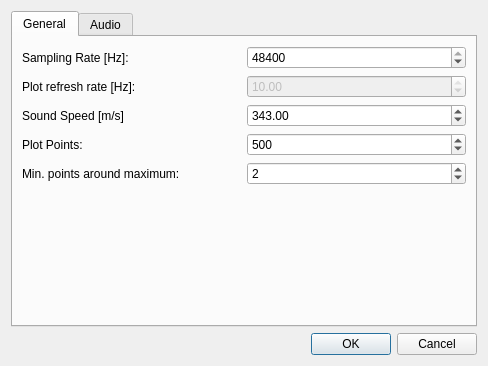
<?xml version="1.0" encoding="UTF-8"?>
<ui version="4.0">
 <class>PreferencesWindow</class>
 <widget class="QDialog" name="PreferencesWindow">
  <property name="geometry">
   <rect>
    <x>0</x>
    <y>0</y>
    <width>488</width>
    <height>366</height>
   </rect>
  </property>
  <property name="windowTitle">
   <string>Preferences</string>
  </property>
  <layout class="QGridLayout" name="gridLayout">
   <item row="0" column="0">
    <layout class="QVBoxLayout" name="verticalLayout">
     <item>
      <widget class="QTabWidget" name="tabWidget_audio">
       <property name="currentIndex">
        <number>0</number>
       </property>
       <widget class="QWidget" name="tab">
        <attribute name="title">
         <string>General</string>
        </attribute>
        <layout class="QGridLayout" name="gridLayout_3">
         <item row="0" column="0">
          <layout class="QGridLayout" name="gridLayout_2">
           <item row="3" column="0">
            <widget class="QLabel" name="label_plotPointsCount">
             <property name="text">
              <string>Plot Points:</string>
             </property>
            </widget>
           </item>
           <item row="1" column="0">
            <widget class="QLabel" name="label_refreshRate">
             <property name="text">
              <string>Plot refresh rate [Hz]:</string>
             </property>
            </widget>
           </item>
           <item row="0" column="0">
            <widget class="QLabel" name="label_sampling">
             <property name="text">
              <string>Sampling Rate [Hz]:</string>
             </property>
            </widget>
           </item>
           <item row="1" column="1">
            <widget class="QDoubleSpinBox" name="doubleSpinBox_plotRefreshRate">
             <property name="enabled">
              <bool>false</bool>
             </property>
             <property name="decimals">
              <number>2</number>
             </property>
             <property name="minimum">
              <double>0.100000000000000</double>
             </property>
             <property name="maximum">
              <double>10.000000000000000</double>
             </property>
             <property name="value">
              <double>10.000000000000000</double>
             </property>
            </widget>
           </item>
           <item row="2" column="0">
            <widget class="QLabel" name="label_soundSpeed">
             <property name="text">
              <string>Sound Speed [m/s]</string>
             </property>
            </widget>
           </item>
           <item row="0" column="1">
            <widget class="QDoubleSpinBox" name="doubleSpinBox_sampling">
             <property name="decimals">
              <number>0</number>
             </property>
             <property name="minimum">
              <double>1.000000000000000</double>
             </property>
             <property name="maximum">
              <double>48400.000000000000000</double>
             </property>
             <property name="value">
              <double>48400.000000000000000</double>
             </property>
            </widget>
           </item>
           <item row="2" column="1">
            <widget class="QDoubleSpinBox" name="doubleSpinBox_soundSpeed">
             <property name="decimals">
              <number>2</number>
             </property>
             <property name="minimum">
              <double>0.100000000000000</double>
             </property>
             <property name="maximum">
              <double>1000.000000000000000</double>
             </property>
             <property name="value">
              <double>343.000000000000000</double>
             </property>
            </widget>
           </item>
           <item row="4" column="0">
            <widget class="QLabel" name="label_plotPointsCount_2">
             <property name="text">
              <string>Min. points around maximum:</string>
             </property>
            </widget>
           </item>
           <item row="3" column="1">
            <widget class="QSpinBox" name="spinBox_plotPointsCount">
             <property name="toolTip">
              <string>&lt;html&gt;&lt;head/&gt;&lt;body&gt;&lt;p&gt;Defines maximal number of points that will be plotted. The program will still calculate and save spectra at full resolution.&lt;/p&gt;&lt;/body&gt;&lt;/html&gt;</string>
             </property>
             <property name="minimum">
              <number>10</number>
             </property>
             <property name="maximum">
              <number>40000</number>
             </property>
             <property name="value">
              <number>500</number>
             </property>
            </widget>
           </item>
           <item row="4" column="1">
            <widget class="QSpinBox" name="spinBox_maximumMinPoints">
             <property name="toolTip">
              <string>&lt;html&gt;&lt;head/&gt;&lt;body&gt;&lt;p&gt;Defines minimal number of points around a peak in order to identify local maximum.&lt;/p&gt;&lt;/body&gt;&lt;/html&gt;</string>
             </property>
             <property name="minimum">
              <number>1</number>
             </property>
             <property name="maximum">
              <number>100</number>
             </property>
             <property name="value">
              <number>2</number>
             </property>
            </widget>
           </item>
          </layout>
         </item>
         <item row="3" column="0">
          <spacer name="verticalSpacer">
           <property name="orientation">
            <enum>Qt::Vertical</enum>
           </property>
           <property name="sizeHint" stdset="0">
            <size>
             <width>20</width>
             <height>155</height>
            </size>
           </property>
          </spacer>
         </item>
        </layout>
       </widget>
       <widget class="QWidget" name="tab_2">
        <attribute name="title">
         <string>Audio</string>
        </attribute>
        <layout class="QGridLayout" name="gridLayout_4">
         <item row="0" column="0">
          <layout class="QHBoxLayout" name="horizontalLayout_2">
           <item>
            <widget class="QLabel" name="label">
             <property name="text">
              <string>Audio Input Device:</string>
             </property>
            </widget>
           </item>
           <item>
            <widget class="QComboBox" name="comboBox">
             <item>
              <property name="text">
               <string>Default</string>
              </property>
             </item>
            </widget>
           </item>
          </layout>
         </item>
         <item row="1" column="0">
          <spacer name="verticalSpacer_2">
           <property name="orientation">
            <enum>Qt::Vertical</enum>
           </property>
           <property name="sizeHint" stdset="0">
            <size>
             <width>20</width>
             <height>228</height>
            </size>
           </property>
          </spacer>
         </item>
        </layout>
       </widget>
      </widget>
     </item>
     <item>
      <layout class="QHBoxLayout" name="horizontalLayout">
       <item>
        <spacer name="horizontalSpacer">
         <property name="orientation">
          <enum>Qt::Horizontal</enum>
         </property>
         <property name="sizeHint" stdset="0">
          <size>
           <width>40</width>
           <height>20</height>
          </size>
         </property>
        </spacer>
       </item>
       <item>
        <widget class="QDialogButtonBox" name="buttonBox">
         <property name="orientation">
          <enum>Qt::Horizontal</enum>
         </property>
         <property name="standardButtons">
          <set>QDialogButtonBox::Cancel|QDialogButtonBox::Ok</set>
         </property>
        </widget>
       </item>
      </layout>
     </item>
    </layout>
   </item>
  </layout>
 </widget>
 <tabstops>
  <tabstop>tabWidget_audio</tabstop>
  <tabstop>doubleSpinBox_sampling</tabstop>
  <tabstop>doubleSpinBox_plotRefreshRate</tabstop>
  <tabstop>doubleSpinBox_soundSpeed</tabstop>
  <tabstop>comboBox</tabstop>
 </tabstops>
 <resources/>
 <connections>
  <connection>
   <sender>buttonBox</sender>
   <signal>accepted()</signal>
   <receiver>PreferencesWindow</receiver>
   <slot>accept()</slot>
   <hints>
    <hint type="sourcelabel">
     <x>248</x>
     <y>254</y>
    </hint>
    <hint type="destinationlabel">
     <x>157</x>
     <y>274</y>
    </hint>
   </hints>
  </connection>
  <connection>
   <sender>buttonBox</sender>
   <signal>rejected()</signal>
   <receiver>PreferencesWindow</receiver>
   <slot>reject()</slot>
   <hints>
    <hint type="sourcelabel">
     <x>316</x>
     <y>260</y>
    </hint>
    <hint type="destinationlabel">
     <x>286</x>
     <y>274</y>
    </hint>
   </hints>
  </connection>
 </connections>
</ui>
